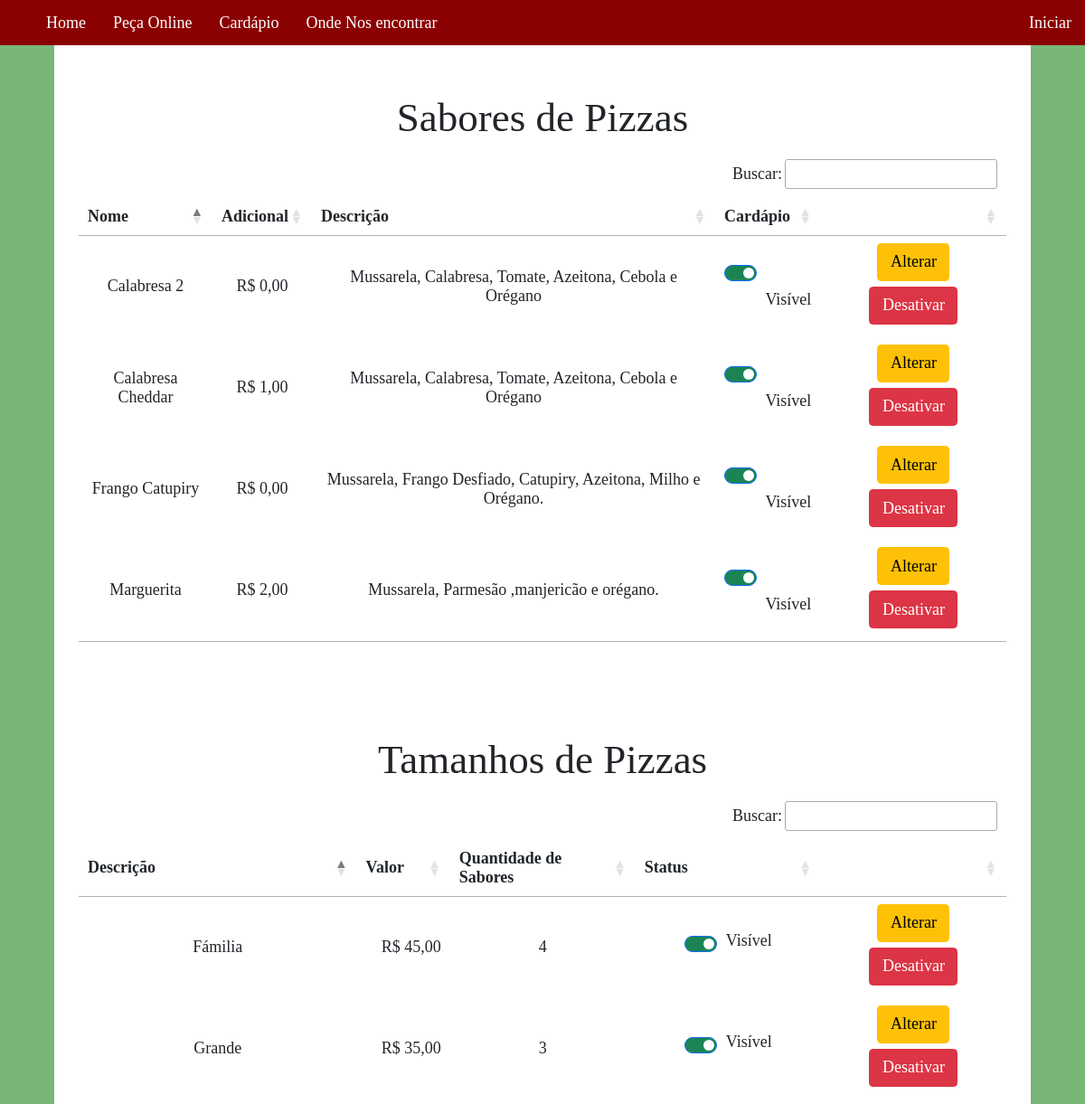
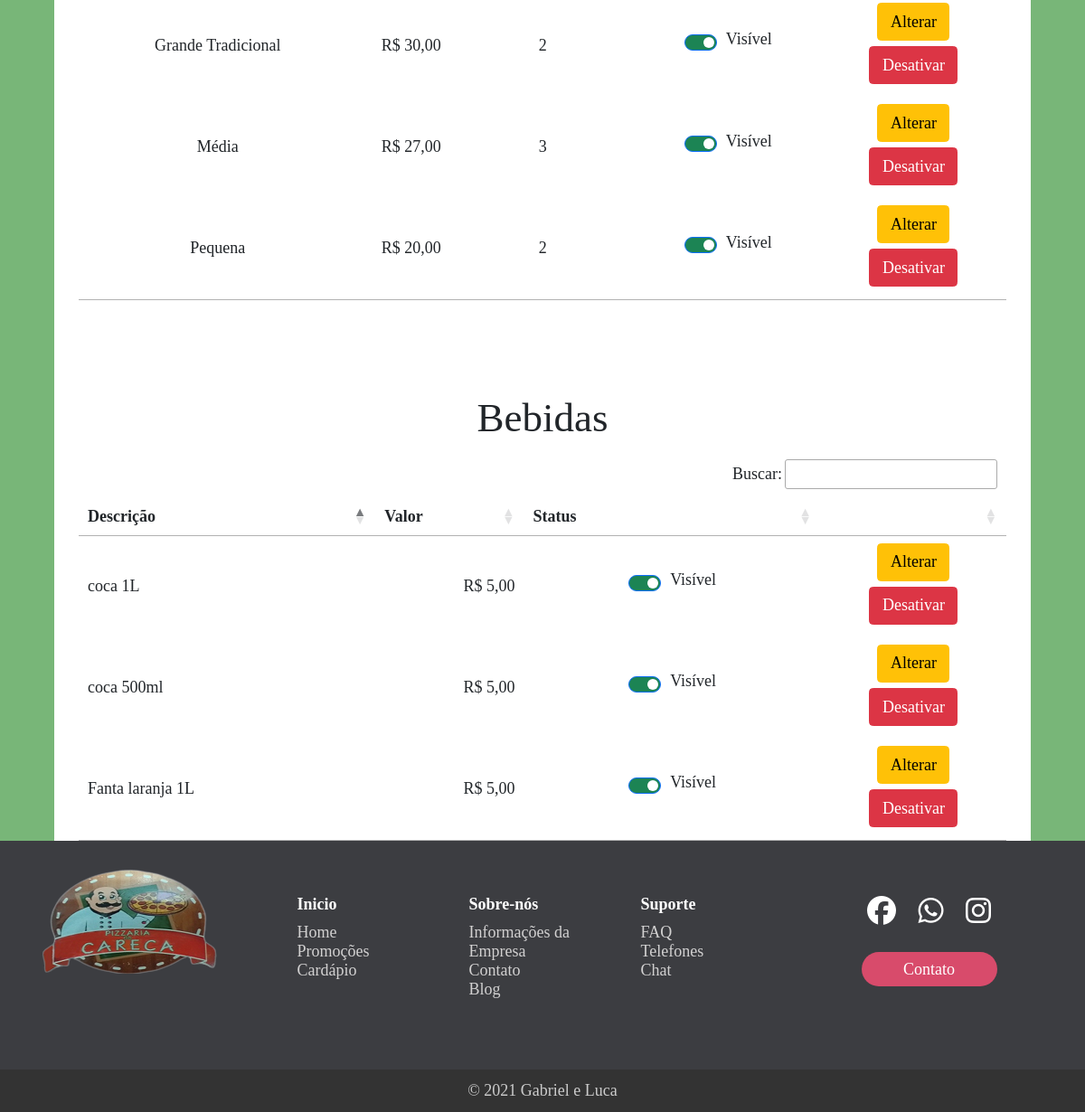
Page /gerencia-cardapio.php on the committed database (2 pictures, top to bottom).
### tables this page shows
CREATE TABLE IF NOT EXISTS `sabor` (
  `idSabor` int(11) NOT NULL AUTO_INCREMENT,
  `nome` varchar(30) NOT NULL,
  `descricao` text NOT NULL,
  `cardapio` enum('on','off') NOT NULL,
  `disponibilidade` text NOT NULL,
  `precoAdd` double DEFAULT NULL,
  `status` enum('on','off') NOT NULL,
  PRIMARY KEY (`idSabor`)
);

CREATE TABLE IF NOT EXISTS `tamanho` (
  `idPizza` int(11) NOT NULL AUTO_INCREMENT,
  `nome` varchar(30) NOT NULL,
  `preco` double NOT NULL,
  `cardapio` enum('on','off') NOT NULL,
  `qtdeSabor` int(11) NOT NULL,
  `status` enum('on','off') NOT NULL,
  PRIMARY KEY (`idPizza`)
);

CREATE TABLE IF NOT EXISTS `bebida` (
  `nome` varchar(30) NOT NULL,
  `preco` double NOT NULL,
  `cardapio` enum('on','off') NOT NULL,
  `idBebida` int(11) NOT NULL AUTO_INCREMENT,
  `status` enum('on','off') NOT NULL,
  PRIMARY KEY (`idBebida`)
);

### gerencia-cardapio.php (the view, shortened to what this page needs)
<!DOCTYPE html>
<html lang="pt-BR">
<head>
    <link href="https://cdn.jsdelivr.net/npm/bootstrap@5.0.0-beta1/dist/css/bootstrap.min.css" rel="stylesheet">
    <link rel="stylesheet" href="https://cdn.datatables.net/1.10.19/css/jquery.dataTables.min.css"/>
    <link rel="stylesheet" href="css/gerencia-cardapio.css">
</head>
<body>
    <?php include "php/barra-menu.php"; ?>
    <div class="geral">
        <div class="tabelas">
        <h1>Sabores de Pizzas</h1>
        <table class="tabela">
            <thead>
                <tr>
                    <th> Nome</th>
                    <th> Adicional </th>
                    <th> Descrição </th>
                    <th> Cardápio </th>
                    <th>  </th>
                </tr>
            </thead>
            <tbody>
                <?php
                    include "php\conexaoBD.php";
                    $sql = "SELECT * FROM `sabor` ORDER BY nome ASC";
                    $result = $conn->query($sql);
                    if ($result->num_rows > 0) {
                        while($row = $result->fetch_assoc()) {
                            $nome_sabor = $row["nome"];
                            $descricao = $row["descricao"];
                            $idSabor = $row["idSabor"];
                            $cardapioBD = $row["cardapio"];
                            $add = $row["precoAdd"];
                            $status = $row["status"];
                            if($cardapioBD=="on"){
                                $check = "checked";
                                $cardapio = "Visível";
                            }
                            else{
                                $check = "";
                                $cardapio = "Oculto";
                            }
                            if($status=="on"){
                            $formatter = new NumberFormatter('pt-BR', NumberFormatter:: CURRENCY);
                            $brl = $formatter->formatCurrency($add, 'BRL');
                            echo "
                                <tr>
                                    <td> $nome_sabor </td>
                                    <td clas='preco'> $brl </td>
                                    <td> $descricao </td>
                                    <td>
                                        <div class='form-check form-switch'>
                                            <label class='form-check-label' >
                                            <input class='form-check-input' type='checkbox' id='flexSwitchCheckDefault' $check>
                                            $cardapio </label>
                                        </div>
                                    </td>
                                    <td style='width:20%'>
                                        <button type='button' class='btn btn-warning btr-sm' data-bs-toggle='modal' data-bs-target='#s$idSabor'> Alterar </button>
                                        <button type='submit' class='btn btn-danger btr-sm' onclick='exc_sabor(this.id)' id='$idSabor'> Desativar </button>
                                    </td>
                                </tr>
                            ";
                        }
                    }
                    }
                ?>
            </tbody>
        </table>
        <h1> Tamanhos de Pizzas</h1>
        <table class="tabela">
            <thead>
                <tr>
                    <th class="col-3"> Descrição </th>
                    <th class="col-1"> Valor</th>
                    <th class="col-2"> Quantidade de Sabores</th>
                    <th class="col-2"> Status</th>
                    <th class="col-3">  </th>
                </tr>
            </thead>
            <tbody>
            <?php
                include "php\conexaoBD.php";
                $sql = "SELECT * FROM `tamanho` ORDER BY preco ASC";
                $result = $conn->query($sql);
                if ($result->num_rows > 0) {
                    while($row = $result->fetch_assoc()) {
                        $tamanho = $row["nome"];
                        $preco = str_replace(".",",",$row["preco"]);
                        $idPizza = $row["idPizza"];
                        $cardapioBD = $row["cardapio"];
                        $qtdeSabor = $row["qtdeSabor"];
                        $status = $row["status"];
                        if($cardapioBD=="on"){
                            $check = "checked";
                            $cardapio = "Visível";
                        }
                        else{
                            $check = "";
                            $cardapio = "Oculto";
                        }
                        if($status=="on"){
                        $formatter = new NumberFormatter('pt-BR', NumberFormatter:: CURRENCY);
                        $brl = $formatter->formatCurrency($preco, 'BRL');
                        echo "
                            <tr>
                                <td> $tamanho </td>
                                <td class='preco'> $brl </td>
                                <td> $qtdeSabor </td>
                                <td>
                                    <div class='form-check form-switch'>
                                        <label class='form-check-label' >
                                        <input class='form-check-input' type='checkbox' id='flexSwitchCheckDefault' $check>
                                         $cardapio </label>
                                    </div>
                                </td>
                                <td style='width:20%'>
                                    <button type='button' class='btn btn-warning btr-sm' data-bs-toggle='modal' data-bs-target='#t$idPizza'> Alterar </button>
                                    <button type='submit' class='btn btn-danger btr-sm' onclick='exc_tamanho(this.id)' id='$idPizza'> Desativar </button>
                                </td>
                            </tr>
                        ";
                    }
                }}
            ?>
            </tbody>
        </table>
        <h1> Bebidas </h1>
        <table class="tabela">
            <thead>
                <tr>
                    <th class="col-2"> Descrição </th>
                    <th class="col-1"> Valor </th>
                    <th class="col-2"> Status</th>
                    <th class="col-3">  </th>
                </tr>
            </thead>
            <tbody>
            <?php
                include "php\conexaoBD.php";
                $sql = "SELECT * FROM `bebida` ORDER BY nome ASC";
                $result = $conn->query($sql);
                if ($result->num_rows > 0) {
                    while($row = $result->fetch_assoc()) {
                        $nome_bebida = $row["nome"];
                        $preco = $row["preco"];
                        $idBebida = $row["idBebida"];
                        $cardapioBD = $row["cardapio"];
                        $status = $row["status"];
                        if($cardapioBD=="on"){
                            $check = "checked";
                            $cardapio = "Visível";
                        }
                        else{
                            $check = "";
                            $cardapio = "Oculto";
                        }
                        if($status=="on"){
                        $formatter = new NumberFormatter('pt-BR', NumberFormatter:: CURRENCY);
                        $brl = $formatter->formatCurrency($preco, 'BRL');
                        echo "
                            <tr>
                                <td style='text-align: left;'> $nome_bebida </td>
                                <td class='preco'> $brl </td>
                                <td>
                                    <div style='align-items: center;' class='form-check form-switch'>
                                        <label class='form-check-label' >
                                            <input class='form-check-input' type='checkbox' id='flexSwitchCheckDefault' $check>
                                            <span> $cardapio </span>
                                        </label>
                                    </div>
                                </td>
                                <td style='width:20%'>
                                    <button type='button' class='btn btn-warning btr-sm' data-bs-toggle='modal' data-bs-target='#b$idBebida'> Alterar </button>
                                    <button type='submit' class='btn btn-danger btr-sm' onclick='exc_bebida(this.id)' id='$idBebida'> Desativar </button>
                                </td>
                            </tr>
                        ";
                    }
                }}
            ?>
            </tbody>
        </table>
        </div>
    </div>
    <footer> <?php include "rodape.html"; ?> </footer>
</body>
</html>

### css/gerencia-cardapio.css (style rules this page uses)
* { font-size:14px; font-family: 'Times New Roman', Times, serif; }
body { background-color: #78B678; height: 100%; }
.preco { text-align: right; }
.form-check-input { background-color: #dc3444; color: white; }
.form-check-input:checked { background-color: #1c8454; }
.btn-danger { margin: 3%; }
.geral { margin-top: auto; margin-left: auto; margin-right: auto; background-color: white; width: 90%; display: flex; flex-direction: row; flex-wrap: wrap; justify-content: center; text-align: center; }
input { margin: 10px; padding: 6px; }
.tabelas { width: 95%; }
h1 { margin-top: 10%; }

### css/barra-menu.css (style rules this page uses)
* { list-style:none; padding:0; margin:0; line-height: normal; font-size:18px; font-family: 'Times New Roman', Times, serif; }

### css/footer-with-button-logo.css (style rules this page uses)
#myFooter { background-color: #3c3d41; color: white; padding-top: 30px; }
#myFooter .footer-copyright { background-color: #333333; padding-top: 3px; padding-bottom: 3px; text-align: center; }
#myFooter .row { margin-bottom: 60px; }
#myFooter .footer-copyright p { margin: 10px; color: #ccc; }
#myFooter ul { list-style-type: none; padding-left: 0; line-height: 1.7; }
#myFooter h5 { font-size: 18px; color: white; font-weight: bold; margin-top: 30px; }
#myFooter a { color: #d2d1d1; text-decoration: none; }
#myFooter .social-networks { text-align: center; padding-top: 30px; padding-bottom: 16px; }
#myFooter .social-networks a { font-size: 32px; color: #f9f9f9; padding: 10px; transition: 0.2s; }
#myFooter .btn { color: white; background-color: #d84b6b; border-radius: 20px; border: none; width: 150px; display: block; margin: 0 auto; margin-top: 10px; line-height: 25px; }
body { display: flex; display: -webkit-flex; flex-direction: column; -webkit-flex-direction: column; height: 100%; }
#myFooter { flex: 0 0 auto; -webkit-flex: 0 0 auto; }

### rows in the picture
sabor: nome "Calabresa 2", precoAdd "R$ 0,00", descricao "Mussarela, Calabresa, Tomate, Azeitona, Cebola e Orégano", cardapio "Visível"
sabor: nome "Calabresa Cheddar", precoAdd "R$ 1,00", descricao "Mussarela, Calabresa, Tomate, Azeitona, Cebola e Orégano", cardapio "Visível"
sabor: nome "Frango Catupiry", precoAdd "R$ 0,00", descricao "Mussarela, Frango Desfiado, Catupiry, Azeitona, Milho e Orégano.", cardapio "Visível"
sabor: nome "Marguerita", precoAdd "R$ 2,00", descricao "Mussarela, Parmesão ,manjericão e orégano.", cardapio "Visível"
tamanho: nome "Pequena", preco "R$ 20,00", qtdeSabor "2", cardapio "Visível"
tamanho: nome "Média", preco "R$ 27,00", qtdeSabor "3", cardapio "Visível"
tamanho: nome "Grande Tradicional", preco "R$ 30,00", qtdeSabor "2", cardapio "Visível"
tamanho: nome "Grande", preco "R$ 35,00", qtdeSabor "3", cardapio "Visível"
tamanho: nome "Fámilia", preco "R$ 45,00", qtdeSabor "4", cardapio "Visível"
bebida: nome "coca 1L", preco "R$ 5,00", cardapio "Visível"
bebida: nome "coca 500ml", preco "R$ 5,00", cardapio "Visível"
bebida: nome "Fanta laranja 1L", preco "R$ 5,00", cardapio "Visível"
